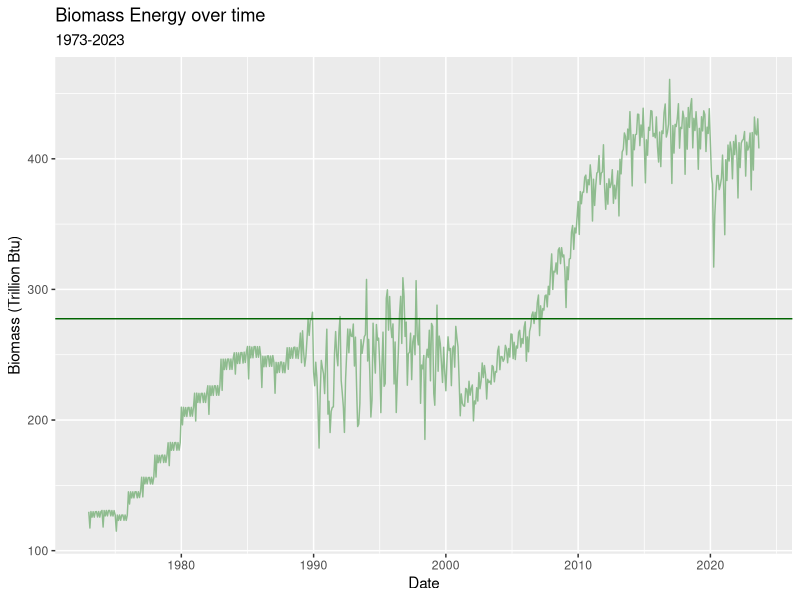
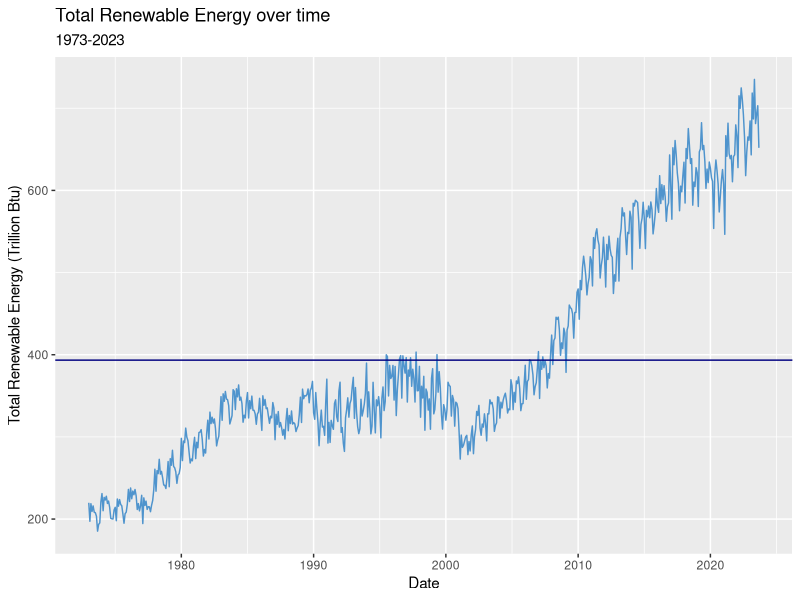
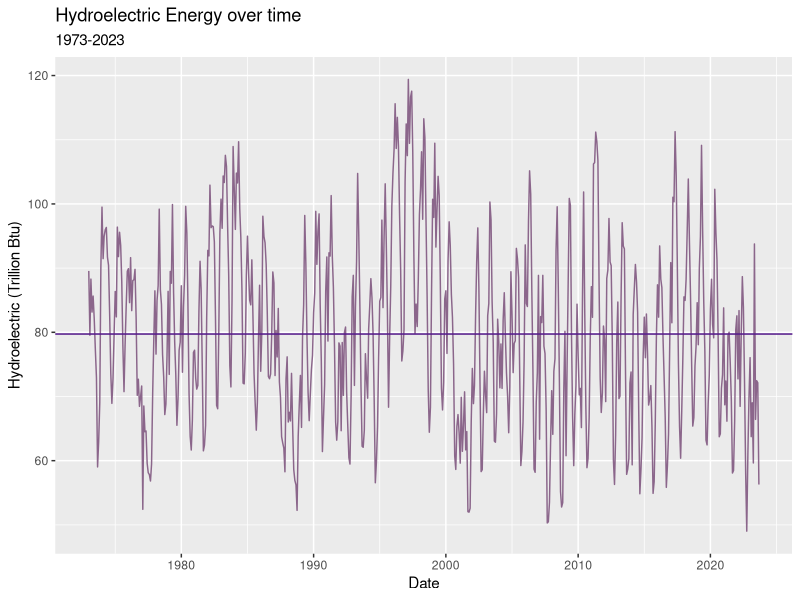

Write R code to recreate these figures, in order.
## ---- chunk 1
#Load/install required package here
library(tidyverse)
library(here)
library(readxl)
library(forecast)
library(tseries)
library(dplyr)
## ---- chunk 2
#Importing data set
raw_data <- read_excel(path=here('Data', 'Table_10.1_Renewable_Energy_Production_and_Consumption_by_Source.xlsx'),skip = 12, sheet="Monthly Data",col_names=FALSE) 

#Now let's extract the column names from row 11
read_col_names <- read_excel(path=here('Data', 'Table_10.1_Renewable_Energy_Production_and_Consumption_by_Source.xlsx'),skip = 10,n_max = 1, sheet="Monthly Data",col_names=FALSE) 

colnames(raw_data) <- read_col_names
head(raw_data)
## ---- chunk 3
energy_df <- raw_data[,c('Month', 'Total Biomass Energy Consumption', 'Total Renewable Energy Consumption', 'Hydroelectric Power Consumption')]
head(energy_df)
## ---- chunk 4
energy_ts <- ts(energy_df[,2:4], start=c(1973, 1), frequency = 12)
head(energy_ts)
## ---- chunk 5
paste("Biomass - mean: ", round(mean(energy_ts[,1]),2), " std. dev: ", round(sd(energy_ts[,1]),2))
biomass_mean <- mean(energy_ts[,1])

paste("Total Renewable Energy - mean: ", round(mean(energy_ts[,2]),2), " std. dev: ", round(sd(energy_ts[,2]),2))
totalrenew_mean <- mean(energy_ts[,2])

paste("Hydroelectric - mean: ", round(mean(energy_ts[,3]),2), " std. dev: ", round(sd(energy_ts[,3]),2))
hydro_mean <- mean(energy_ts[,3])
## ---- chunk 6
nospace_colnames <- c('date', 'biomass', 'total_renew', 'hydro')
colnames(energy_df) <- nospace_colnames

ggplot(data=energy_df, aes(x=date, y=biomass))+
  geom_line(color='darkseagreen')+
  geom_hline(yintercept = biomass_mean, color='darkgreen')+
  labs(x='Date', y='Biomass (Trillion Btu)', title='Biomass Energy over time', subtitle = '1973-2023')
## ---- chunk 7
ggplot(data=energy_df, aes(x=date, y=total_renew))+
  geom_line(color='steelblue3')+
  geom_hline(yintercept = totalrenew_mean, color='navy')+
  labs(x='Date', y='Total Renewable Energy (Trillion Btu)', title='Total Renewable Energy over time', subtitle = '1973-2023')
## ---- chunk 8
ggplot(data=energy_df, aes(x=date, y=hydro))+
  geom_line(color='plum4')+
  geom_hline(yintercept = hydro_mean, color='purple4')+
  labs(x='Date', y='Hydroelectric (Trillion Btu)', title='Hydroelectric Energy over time', subtitle = '1973-2023')  
## ---- chunk 9

## ---- chunk 10

## ---- chunk 11

